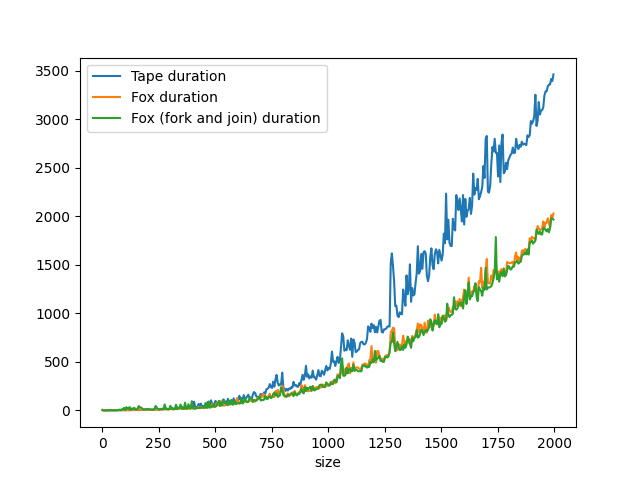

The Python source for this figure:
import matplotlib.pyplot as plt
import pandas as pd

df = pd.DataFrame(pd.read_json("../data.json"))

ax = plt.gca()
df.plot(x='size', y='tapeDuration', kind='line', ax=ax)
df.plot(x='size', y='foxDuration', kind='line', ax=ax)
df.plot(x='size', y='forkAndJoinFoxDuration', kind='line', ax=ax)
plt.legend(["Tape duration", "Fox duration", "Fox (fork and join) duration"])
plt.show()
